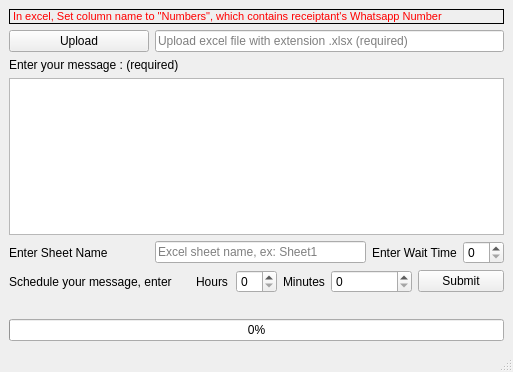
<?xml version="1.0" encoding="UTF-8"?>
<ui version="4.0">
 <class>MainWindow</class>
 <widget class="QMainWindow" name="MainWindow">
  <property name="geometry">
   <rect>
    <x>0</x>
    <y>0</y>
    <width>513</width>
    <height>372</height>
   </rect>
  </property>
  <property name="palette">
   <palette>
    <active>
     <colorrole role="Text">
      <brush brushstyle="SolidPattern">
       <color alpha="255">
        <red>0</red>
        <green>0</green>
        <blue>0</blue>
       </color>
      </brush>
     </colorrole>
    </active>
    <inactive>
     <colorrole role="Text">
      <brush brushstyle="SolidPattern">
       <color alpha="255">
        <red>0</red>
        <green>0</green>
        <blue>0</blue>
       </color>
      </brush>
     </colorrole>
    </inactive>
    <disabled>
     <colorrole role="Text">
      <brush brushstyle="SolidPattern">
       <color alpha="255">
        <red>120</red>
        <green>120</green>
        <blue>120</blue>
       </color>
      </brush>
     </colorrole>
    </disabled>
   </palette>
  </property>
  <property name="windowTitle">
   <string>MainWindow</string>
  </property>
  <widget class="QWidget" name="centralwidget">
   <layout class="QGridLayout" name="gridLayout">
    <item row="0" column="0" colspan="10">
     <widget class="QLabel" name="label_4">
      <property name="font">
       <font>
        <pointsize>8</pointsize>
        <weight>50</weight>
        <bold>false</bold>
       </font>
      </property>
      <property name="styleSheet">
       <string notr="true">color: red; 
border: 1px solid black;</string>
      </property>
      <property name="frameShadow">
       <enum>QFrame::Raised</enum>
      </property>
      <property name="text">
       <string>In excel, Set column name to &quot;Numbers&quot;, which contains receiptant's Whatsapp Number</string>
      </property>
     </widget>
    </item>
    <item row="1" column="0" colspan="2">
     <widget class="QPushButton" name="pushButton">
      <property name="text">
       <string>Upload</string>
      </property>
     </widget>
    </item>
    <item row="1" column="2" colspan="8">
     <widget class="QLineEdit" name="lineEdit">
      <property name="placeholderText">
       <string>Upload excel file with extension .xlsx (required)</string>
      </property>
     </widget>
    </item>
    <item row="2" column="0" colspan="10">
     <widget class="QLabel" name="label_5">
      <property name="text">
       <string>Enter your message : (required)</string>
      </property>
     </widget>
    </item>
    <item row="3" column="0" colspan="10">
     <widget class="QPlainTextEdit" name="plainTextEdit"/>
    </item>
    <item row="4" column="0">
     <widget class="QLabel" name="label_2">
      <property name="text">
       <string>Enter Sheet Name</string>
      </property>
     </widget>
    </item>
    <item row="4" column="2" colspan="5">
     <widget class="QLineEdit" name="lineEdit_2">
      <property name="placeholderText">
       <string>Excel sheet name, ex: Sheet1</string>
      </property>
     </widget>
    </item>
    <item row="4" column="7" colspan="2">
     <widget class="QLabel" name="label_3">
      <property name="text">
       <string>Enter Wait Time</string>
      </property>
     </widget>
    </item>
    <item row="4" column="9">
     <widget class="QSpinBox" name="spinBox"/>
    </item>
    <item row="5" column="0" colspan="3">
     <widget class="QLabel" name="label_6">
      <property name="text">
       <string>Schedule your message, enter</string>
      </property>
     </widget>
    </item>
    <item row="5" column="3">
     <widget class="QLabel" name="label_7">
      <property name="text">
       <string>Hours</string>
      </property>
     </widget>
    </item>
    <item row="5" column="4">
     <widget class="QSpinBox" name="spinBox_2">
      <property name="maximum">
       <number>24</number>
      </property>
     </widget>
    </item>
    <item row="5" column="5">
     <widget class="QLabel" name="label_8">
      <property name="text">
       <string>Minutes</string>
      </property>
     </widget>
    </item>
    <item row="5" column="6" colspan="2">
     <widget class="QSpinBox" name="spinBox_3">
      <property name="maximum">
       <number>59</number>
      </property>
     </widget>
    </item>
    <item row="5" column="8" colspan="2">
     <widget class="QPushButton" name="pushButton_2">
      <property name="text">
       <string>Submit</string>
      </property>
     </widget>
    </item>
    <item row="6" column="1" colspan="7">
     <widget class="QLabel" name="label">
      <property name="text">
       <string/>
      </property>
     </widget>
    </item>
    <item row="7" column="0" colspan="10">
     <widget class="QProgressBar" name="progressBar">
      <property name="value">
       <number>0</number>
      </property>
      <property name="textVisible">
       <bool>true</bool>
      </property>
      <property name="orientation">
       <enum>Qt::Horizontal</enum>
      </property>
     </widget>
    </item>
   </layout>
  </widget>
  <widget class="QMenuBar" name="menubar">
   <property name="geometry">
    <rect>
     <x>0</x>
     <y>0</y>
     <width>513</width>
     <height>21</height>
    </rect>
   </property>
  </widget>
  <widget class="QStatusBar" name="statusbar"/>
 </widget>
 <resources/>
 <connections/>
</ui>
